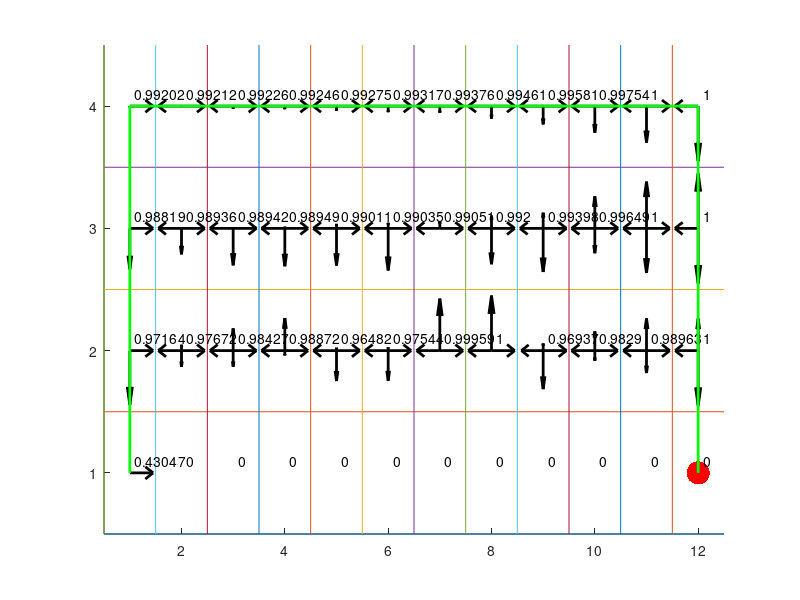
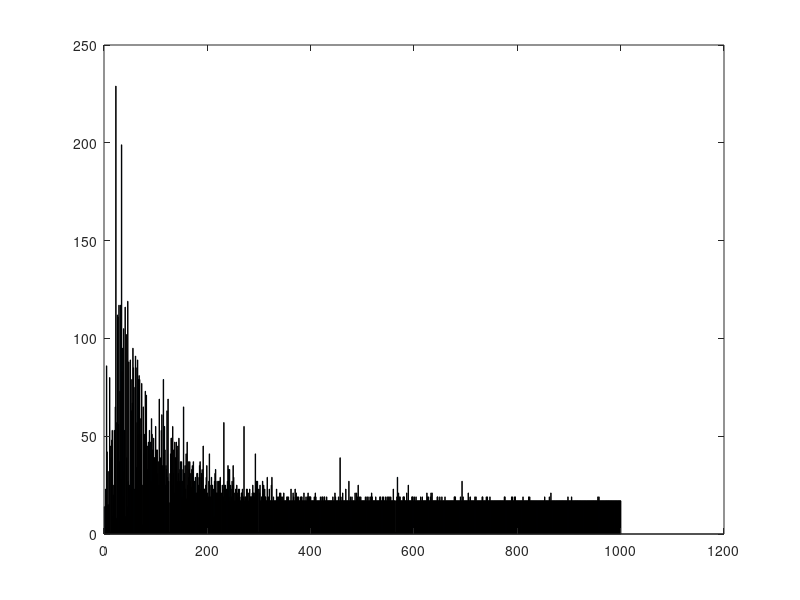
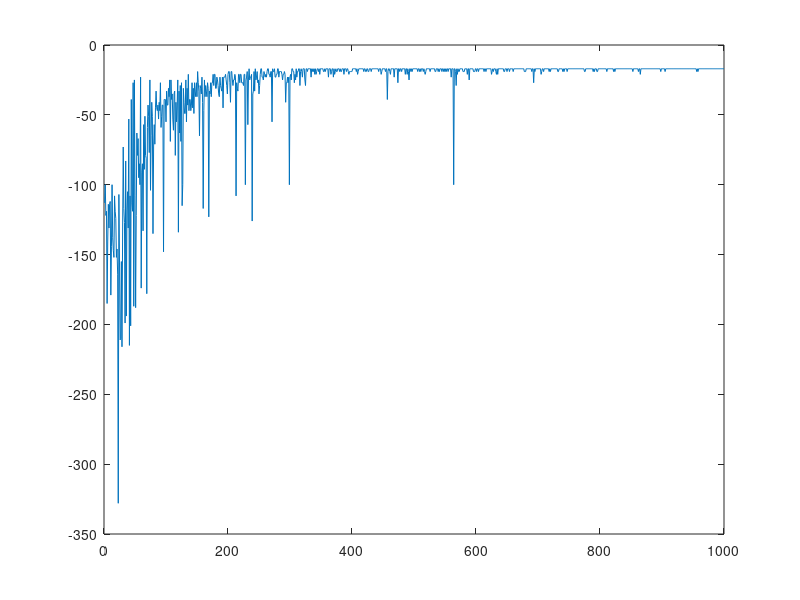

Here is the MATLAB script that generated these plots, in order:

close all
clear all
clc

showAnim=0;

a=0.1; %alpha
g=0.7; %gamma

epsilon=0.1;

n_episodes=1000;

w = 12; % grid size width
h = 4;  % grid size height

G = [12 1]; %goal (terminal state)
C = [2 1; 3 1; 4 1; 5 1; 6 1; 7 1; 8 1; 9 1; 10 1; 11 1]; %cliff (terminal states)

R=zeros(w,h);
for i=1:w
    for j=1:h
        R(i,j)=-1;
    end
end
for i=1:length(C)
    R(C(i, 1), C(i, 2)) = -100;
end
%R(G(1),G(2))=0;
Q=zeros(w,h,4);% 4 = the four directions you can move in (movedir)
for i=1:w
    for j=1:h
        for k=1:4
            if k==1 % up
                if j==h
                    Q(i, j, k) = -100;
                end
            end
            if k==2 % down
                if j==1 && i == 1
                    Q(i, j, k) = -100;
                end
            end
            if k==3 % left
                if i==1
                    Q(i, j, k) = -100;
                end
            end
            if k==4 % right
                if i==w
                    Q(i, j, k) = -100;
                end
            end
        end
    end
end

move_to=[0 1; 0 -1; -1 0; 1 0];

E=linspace(epsilon,0,n_episodes);

for episode=1:n_episodes
    
    CR(episode) = 0;

    s=[];
    s(1,:)=[1 1];
    
    epsilon=E(episode); %epsilon decays from initial value to 0
    
    if showAnim==1
        figure(1)
        cla
        axis([0.5 w+0.5 0.5 h+0.5])
        hold on
        for i=1:h
            plot([0.5 w+0.5],[i-0.5 i-0.5]);
        end;
        for i=1:w
            plot([i-0.5 i-0.5],[0.5 h+0.5]);
        end;
        plot(s(1,1),s(1,2),'g.','markersize',50);
        plot(G(1,1),G(1,2),'r.','markersize',50);
        for i1=1:w
            for i2=1:h
                str=num2str(max(Q(i1,i2,:)));
                text(i1+0.1,i2+0.1,str);
                quiver([i1 i1 i1 i1],[i2 i2 i2 i2],0.5*[0 0 -Q(i1,i2,3) Q(i1,i2,4)]/max(Q(i1,i2,:)),0.5*[Q(i1,i2,1) -Q(i1,i2,2) 0 0]/max(Q(i1,i2,:)),'k','linewidth',2);
            end;
        end;
    end;

    
    t=1;
    running = true;
    while running
        
        if rand<epsilon
            rn=randperm(4);%random move - four directions
            s(t+1,:)=s(t,:)+move_to(rn(1),:);
        else
            if  max(Q(s(t,1),s(t,2),:))==0
                rn=randperm(4);%random move - four directions
                s(t+1,:)=s(t,:)+move_to(rn(1),:);
            else
                [Y,I]=max(Q(s(t,1),s(t,2),:));
                s(t+1,:)=s(t,:)+move_to(I,:);
            end;
        end;
        
        if s(t+1,1)<1 || s(t+1,1)>w || s(t+1,2)<1 || s(t+1,2)>h
            s(t+1,:)=s(t,:);
        else
            
            dmov=s(t+1,:)-s(t,:);
            if dmov(1)==0 && dmov(2)==1
                movdir(t)=1;
            elseif dmov(1)==0 && dmov(2)==-1
                movdir(t)=2;
            elseif dmov(1)==-1 && dmov(2)==0
                movdir(t)=3;
            elseif dmov(1)==1 && dmov(2)==0
                movdir(t)=4;
            else
                movdir(t)=0;
            end;                 
            
            if t>1
                if movdir(t)~=0  && movdir(t-1)~=0
                    Qa=Q(s(t,1),s(t,2),movdir(t));
                    Qt=Q(s(t-1,1),s(t-1,2),movdir(t-1));
                    Q(s(t-1,1),s(t-1,2),movdir(t-1))=Qt + a*(R(s(t,1),s(t,2))+g*Qa-Qt);
                    CR(episode) = CR(episode) + R(s(t,1),s(t,2));
                end;
            end;           

            
            if showAnim==1
                figure(1)
                cla
                axis([0.5 w+0.5 0.5 h+0.5])
                hold on
                for i=1:h
                    plot([0.5 w+0.5],[i-0.5 i-0.5]);
                end;
                for i=1:w
                    plot([i-0.5 i-0.5],[0.5 h+0.5]);
                end;
                plot(G(1,1),G(1,2),'r.','markersize',50);
                plot(s(t+1,1),s(t+1,2),'g.','markersize',50);
                
                for i1=1:w
                    for i2=1:h
                        str=num2str(max(Q(i1,i2,:)));
                        text(i1+0.1,i2+0.1,str);
                        quiver([i1 i1 i1 i1],[i2 i2 i2 i2],0.5*[0 0 -Q(i1,i2,3) Q(i1,i2,4)]/max(Q(i1,i2,:)),0.5*[Q(i1,i2,1) -Q(i1,i2,2) 0 0]/max(Q(i1,i2,:)),'k','linewidth',2);
                    end;
                end;
            end;
            %pause(0.001)

            for i=1:length(C)
                if sum(abs(s(t+1,:) - C(i,:))) == 0 % fell off cliff
                    Qt=Q(s(t,1),s(t,2),movdir(t));
                    Q(s(t,1),s(t,2),movdir(t))=Qt + a*(R(s(t+1,1),s(t+1,2))-Qt);
                    CR(episode) = CR(episode) + R(s(t+1,1),s(t+1,2));
                    
                    PL(episode)=t;
                    %break;
                    running = false;
                end
            end
            if sum(abs(s(t+1,:) - G)) == 0 % reached goal
                Qt=Q(s(t,1),s(t,2),movdir(t));
                Q(s(t,1),s(t,2),movdir(t))=Qt + a*(R(s(t+1,1),s(t+1,2))-Qt);
                CR(episode) = CR(episode) + R(s(t+1,1),s(t+1,2));
                
                PL(episode)=t;
                %break;
                running = false;
            else
                t=t+1;
            end;
        end;

    end;
    %episode
end;

Q = normalize(Q, 'range');
for i=1:w
    for j=1:h
        for k=1:4
            if j==1 && i ~= 1
                Q(i, j, k) = 0;
            end
        end
    end
end

if showAnim==0
    figure
    axis([0.5 w+0.5 0.5 h+0.5])
    hold on
    
    for i=1:h
        plot([0.5 w+0.5],[i-0.5 i-0.5]);
    end;
    for i=1:w
        plot([i-0.5 i-0.5],[0.5 h+0.5]);
    end;
    
    plot(G(1,1),G(1,2),'r.','markersize',50);
    for i1=1:w
        for i2=1:h
            str=num2str(max(Q(i1,i2,:)));
            text(i1+0.1,i2+0.1,str);
            quiver([i1 i1 i1 i1],[i2 i2 i2 i2],0.5*[0 0 -Q(i1,i2,3) Q(i1,i2,4)]/max(Q(i1,i2,:)),0.5*[Q(i1,i2,1) -Q(i1,i2,2) 0 0]/max(Q(i1,i2,:)),'k','linewidth',2);
        end;
    end;
end;

figure(1)
plot(s(:,1),s(:,2),'g','linewidth',2)

figure
bar(PL)

figure
plot(CR)
